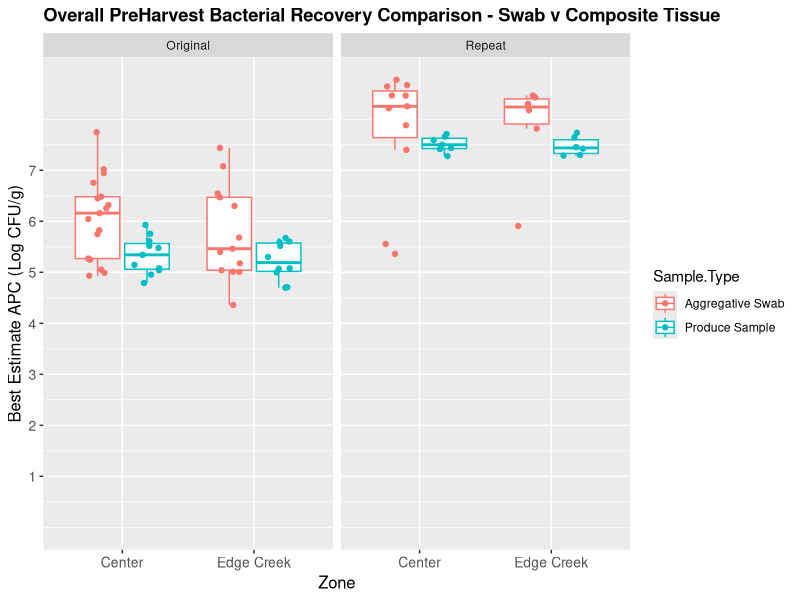
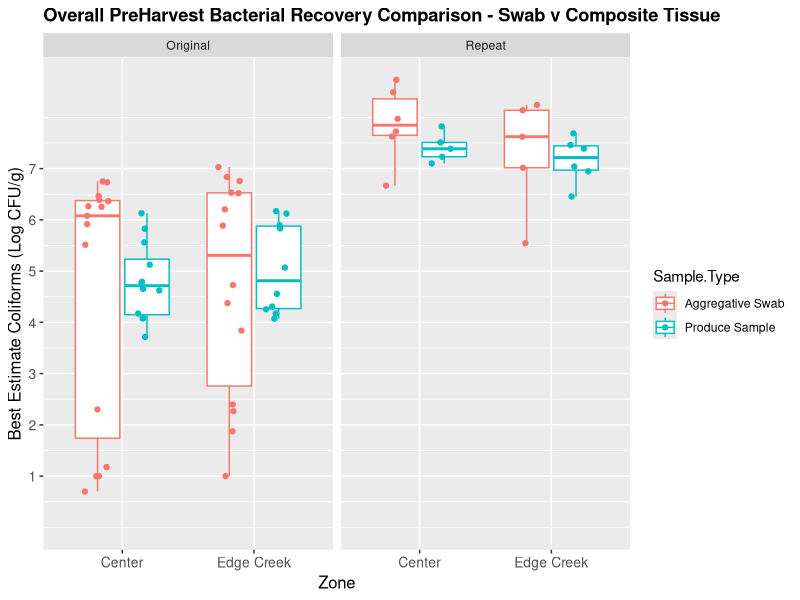
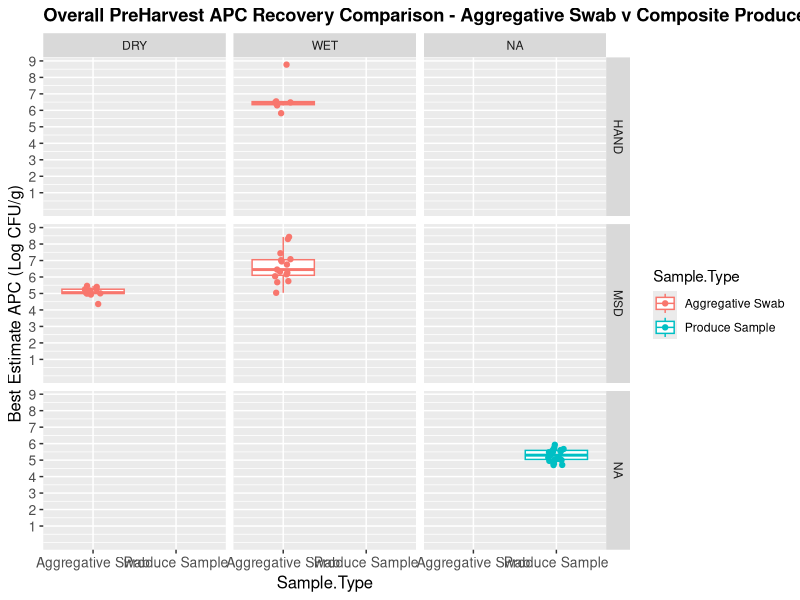
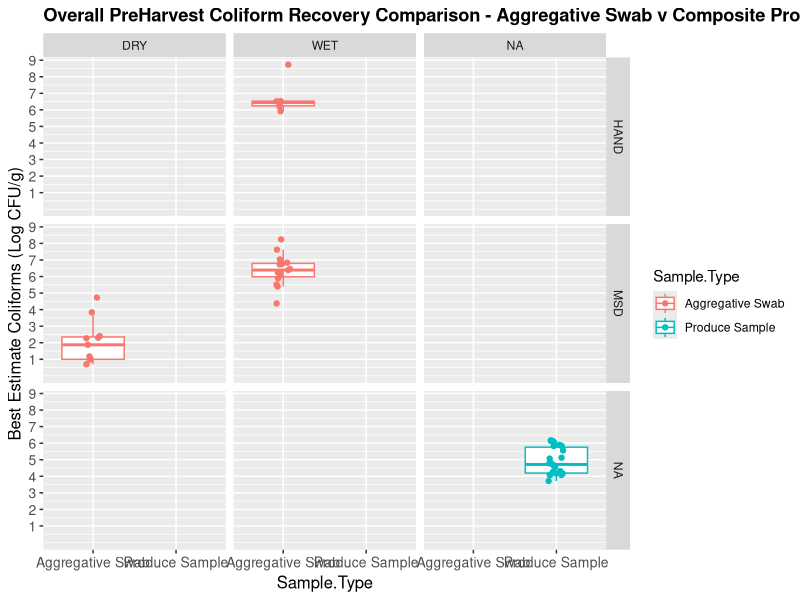
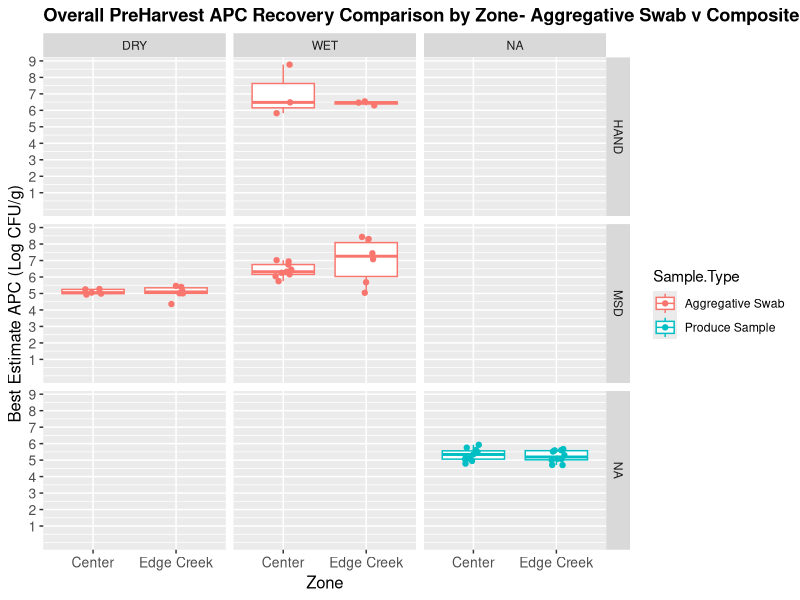
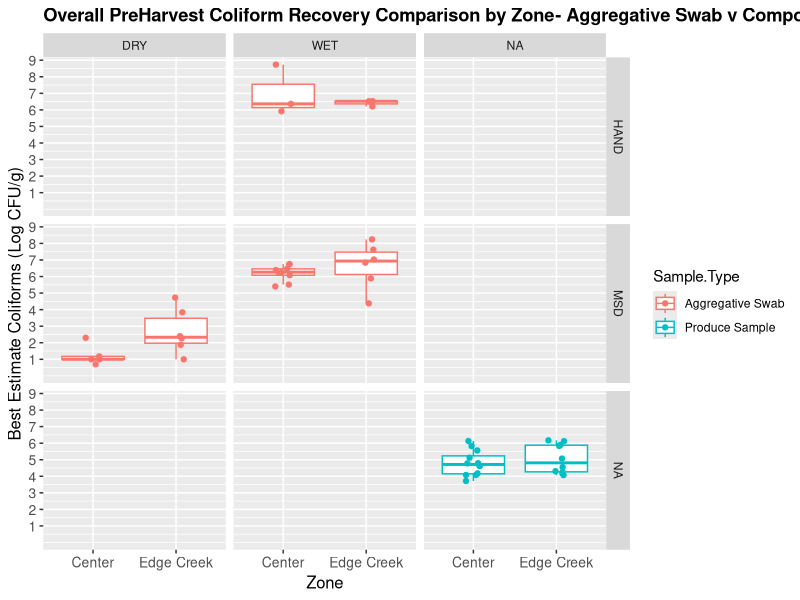
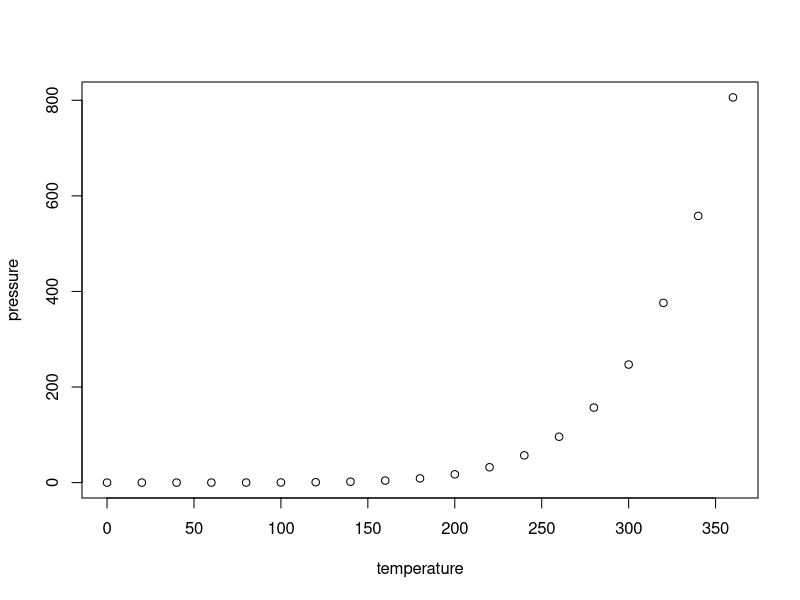

R code for these plots, in order:
## ---- chunk 1
knitr::opts_chunk$set(echo = TRUE)
## ---- chunk 2
library(tidyverse)
library(MASS)
library(car)
## ---- chunk 3
raw<-read.csv("Exp_1_results_organized.csv")
str(raw)
Fanoe<-read.csv("Experiment_1_trimmed.csv")
str(Fanoe)
Fanoe$Zone<-as.factor(Fanoe$Zone)
Fanoe$Top.bottom<-as.factor(Fanoe$Top.bottom)
Fanoe$Wet.dry<-as.factor(Fanoe$Wet.dry)
Fanoe$Hand.msd<-as.factor(Fanoe$Hand.msd)
Fanoe$Opportunity<-as.factor(Fanoe$Opportunity)
Fanoe$Sample.Type<-as.factor(Fanoe$Sample.Type)
Fanoe$Log.Coli.<-as.numeric(Fanoe$Log.Coli.)
str(Fanoe) #This contains all original and repeated samples, 
SumFanoe<-Fanoe%>%group_by(Sample.Type, Opportunity,Wet.dry, Hand.msd)%>%summarise(n=n())
knitr::kable(SumFanoe)
## ---- chunk 4
APC_MTvPr<-ggplot(data= Fanoe, aes(x=Zone, y=Log.APC. , col= Sample.Type))+
  geom_boxplot(outlier.alpha = 0)+theme(plot.title = element_text(size = rel(1.2), face = "bold"), axis.text = element_text(size= 10, angle=0, hjust=0.5), axis.title = element_text(size=12))+
  expand_limits(y=0)+
  scale_y_continuous("Best Estimate APC (Log CFU/g)", breaks= c(1,2,3,4,5,6,7))+
  geom_point(position=position_jitterdodge(),alpha=1)+
  ggtitle("Overall PreHarvest Bacterial Recovery Comparison - Swab v Composite Tissue ")
APC_MTvPr+facet_grid(.~Opportunity)
## ---- chunk 5
Colif_MTvPr<-ggplot(data= Fanoe, aes(x=Zone, y=Log.Coli. , col= Sample.Type))+
  geom_boxplot(outlier.alpha = 0)+theme(plot.title = element_text(size = rel(1.2), face = "bold"), axis.text = element_text(size= 10, angle=0, hjust=0.5), axis.title = element_text(size=12))+
  expand_limits(y=0)+
  scale_y_continuous("Best Estimate Coliforms (Log CFU/g)", breaks= c(1,2,3,4,5,6,7))+
  geom_point(position=position_jitterdodge(),alpha=1)+
  ggtitle("Overall PreHarvest Bacterial Recovery Comparison - Swab v Composite Tissue ")
Colif_MTvPr+facet_grid(.~Opportunity)
## ---- chunk 6
adj_Fanoe<-read.csv("Experiment_1_adjusted trim.csv")
adj_Fanoe$Zone<-as.factor(adj_Fanoe$Zone)
adj_Fanoe$Top.bottom<-as.factor(adj_Fanoe$Top.bottom)
adj_Fanoe$Wet.dry<-as.factor(adj_Fanoe$Wet.dry)
adj_Fanoe$Hand.msd<-as.factor(adj_Fanoe$Hand.msd)
adj_Fanoe$Opportunity<-as.factor(adj_Fanoe$Opportunity)
adj_Fanoe$Sample.Type<-as.factor(adj_Fanoe$Sample.Type)
str(adj_Fanoe)
wkngsamples_Fanoe<-adj_Fanoe%>%group_by(Sample.Type, Wet.dry, Hand.msd)%>%summarise(n=n())
totalecoli<-adj_Fanoe%>%group_by(Sample.Type, Log.E.coli.)%>%summarise(count=n())
knitr::kable(wkngsamples_Fanoe)
knitr::kable(totalecoli)
## ---- chunk 7
OvPH_MTvTissue_APC<-ggplot(data= adj_Fanoe, aes(x=Sample.Type, y=Log.APC. , col= Sample.Type))+
  geom_boxplot(outlier.alpha = 0)+theme(plot.title = element_text(size = rel(1.2), face = "bold"), axis.text = element_text(size= 10, angle=0, hjust=0.5), axis.title = element_text(size=12))+
  expand_limits(y=0)+
  scale_y_continuous("Best Estimate APC (Log CFU/g)", breaks= c(1,2,3,4,5,6,7,8,9))+
  geom_point(position=position_jitterdodge(),alpha=1)+
  ggtitle("Overall PreHarvest APC Recovery Comparison - Aggregative Swab v Composite Produce Samples")
OvPH_MTvTissue_APC+facet_grid(Hand.msd~Wet.dry)

OvPH_MTvTissue_Colif<-ggplot(data= adj_Fanoe, aes(x=Sample.Type, y=Log.Coli. , col= Sample.Type))+
  geom_boxplot(outlier.alpha = 0)+theme(plot.title = element_text(size = rel(1.2), face = "bold"), axis.text = element_text(size= 10, angle=0, hjust=0.5), axis.title = element_text(size=12))+
  expand_limits(y=0)+
  scale_y_continuous("Best Estimate Coliforms (Log CFU/g)", breaks= c(1,2,3,4,5,6,7,8,9))+
  geom_point(position=position_jitterdodge(),alpha=1)+
  ggtitle("Overall PreHarvest Coliform Recovery Comparison - Aggregative Swab v Composite Produce Samples")
OvPH_MTvTissue_Colif+facet_grid(Hand.msd~Wet.dry)

Zone_OvPH_MTvTissue_APC<-ggplot(data= adj_Fanoe, aes(x=Zone, y=Log.APC. , col= Sample.Type))+
  geom_boxplot(outlier.alpha = 0)+theme(plot.title = element_text(size = rel(1.2), face = "bold"), axis.text = element_text(size= 10, angle=0, hjust=0.5), axis.title = element_text(size=12))+
  expand_limits(y=0)+
  scale_y_continuous("Best Estimate APC (Log CFU/g)", breaks= c(1,2,3,4,5,6,7,8,9))+
  geom_point(position=position_jitterdodge(),alpha=1)+
  ggtitle("Overall PreHarvest APC Recovery Comparison by Zone- Aggregative Swab v Composite Produce Samples")
Zone_OvPH_MTvTissue_APC+facet_grid(Hand.msd~Wet.dry)

Zone_OvPH_MTvTissue_Colif<-ggplot(data= adj_Fanoe, aes(x=Zone, y=Log.Coli. , col= Sample.Type))+
  geom_boxplot(outlier.alpha = 0)+theme(plot.title = element_text(size = rel(1.2), face = "bold"), axis.text = element_text(size= 10, angle=0, hjust=0.5), axis.title = element_text(size=12))+
  expand_limits(y=0)+
  scale_y_continuous("Best Estimate Coliforms (Log CFU/g)", breaks= c(1,2,3,4,5,6,7,8,9))+
  geom_point(position=position_jitterdodge(),alpha=1)+
  ggtitle("Overall PreHarvest Coliform Recovery Comparison by Zone- Aggregative Swab v Composite Produce Samples")
Zone_OvPH_MTvTissue_Colif+facet_grid(Hand.msd~Wet.dry)
## ---- chunk 8
Only_Swabs<-adj_Fanoe%>%filter(Sample.Type=="Aggregative Swab")
Only_Swabs_noEcoli<-Only_Swabs[,-13]
str(Only_Swabs_noEcoli)
Everything_but_Ecoli<-adj_Fanoe[,-13]
str(Everything_but_Ecoli)
## ---- chunk 9
lm_APC<-lm(Log.APC. ~ Sample.Type, data=adj_Fanoe)
locAPClm<-lm(Log.APC. ~ Sample.Type*Zone, data=adj_Fanoe)
shapiro.test(residuals(lm_APC))##normatility p=0.008401
leveneTest(Log.APC.~Sample.Type, data=adj_Fanoe)#heterogenous p=0.00039
#leveneTest(APClm)
anova(lm_APC) #effect in sample type p<0.01212 -- poshoc test needed


lm_APC_drywet<-lm(Log.APC. ~ Wet.dry, data=Only_Swabs)
lm_APC_press<-lm(Log.APC. ~ Hand.msd, data=Only_Swabs)
lm_APC_2fac<-lm(Log.APC.~Hand.msd*Wet.dry, data=Only_Swabs)
locAPClm<-lm(Log.APC.~ Wet.dry*Zone*Hand.msd, data=Only_Swabs)
plantAPClm<-lm(Log.APC. ~ Hand.msd*Wet.dry*Top.bottom, data=Only_Swabs)
#shapiro.test(residuals(lm_APC))##normatility p=0.017
#leveneTest(lm_APC)#heterogenous p=0.03
#leveneTest(APClm)
Hydration_Effect<-anova(lm_APC_drywet) #effect in wet-dry p<6.753-6 -- poshoc test needed
Pressure_Effect<-anova(lm_APC_press)#no effect from pressure
BothFactors<-anova(lm_APC_2fac)#Hydration matters most 3.008e-5
Zone_Effect<-anova(locAPClm) #zones had no effect
InPlantLoc_effect<-anova(plantAPClm)#place in plant had no effect

knitr::kable(Hydration_Effect)
knitr::kable(Pressure_Effect)
knitr::kable(BothFactors)
knitr::kable(Zone_Effect)
knitr::kable(InPlantLoc_effect)
## ---- chunk 10

## ---- chunk 11
plot(pressure)
